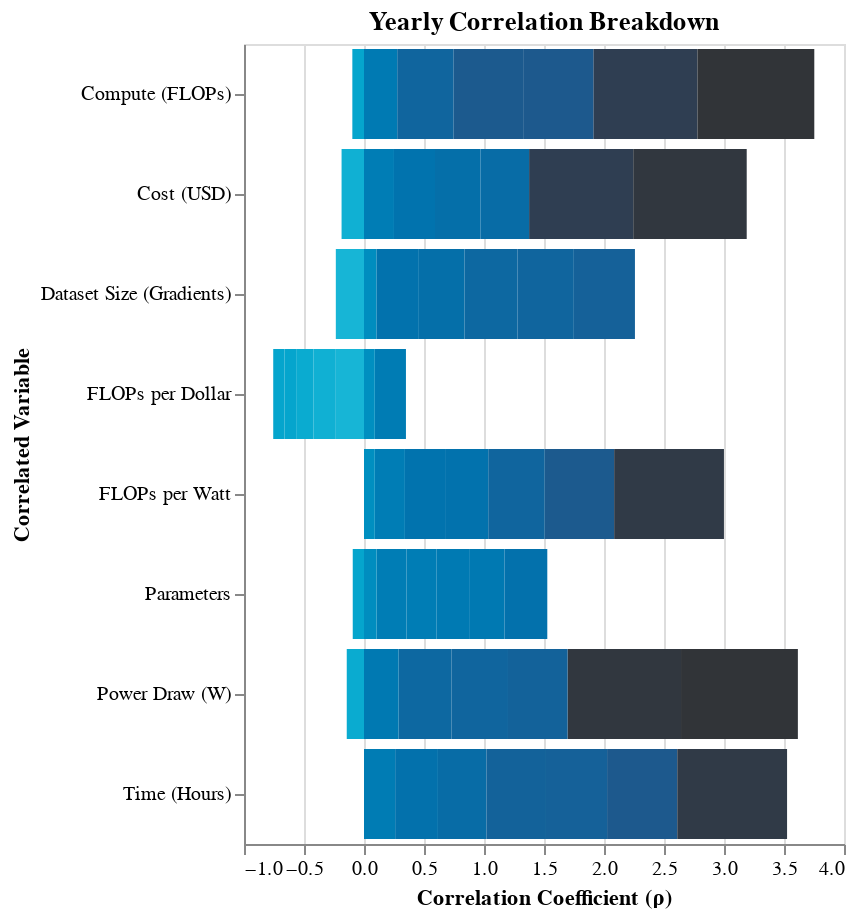

Notebook code cell kept with this figure:
### Code cell
static_variable_order = [
    'Compute (FLOPs)',
    'Cost (USD)',
    'Dataset Size (Gradients)',
    'FLOPs per Dollar',
    'FLOPs per Watt',
    'Parameters',
    'Power Draw (W)',
    'Time (Hours)'
]

bar = alt.Chart(df_corr_all).transform_filter(
    alt.datum.year == year_param
).transform_filter(
    alt.datum.var1 != alt.datum.var2
).mark_bar().encode(
    x=alt.X('corr:Q', title='Correlation Coefficient (ρ)'),
    y=alt.Y('var2:N', title='Correlated Variable', sort=static_variable_order),
    color=alt.Color('corr:Q', scale=alt.Scale(domain=[-1, 1], scheme='darkblue', reverse=True), legend=None),
    tooltip=[
        alt.Tooltip('var1:N', title='Focus Variable'),
        alt.Tooltip('var2:N', title='Correlates With'),
        alt.Tooltip('corr:Q', format='.2f', title='Correlation (ρ)')
    ]
).properties(
    width = 300,
    height = 400,
    title='Yearly Correlation Breakdown'
).add_params(year_param)

bar

### Figure 1 — Vega-Lite specification as saved in the notebook (floating-point values rounded to 4 significant figures; data arrays with more than 128 entries replaced by an {"elided": "..."} marker saying what was removed)
{"config": {"view": {"continuousWidth": 300, "continuousHeight": 300}}, "data": {"name": "data-4a1428667388983c3538f238f78ad3e2"}, "mark": {"type": "bar"}, "encoding": {"color": {"field": "corr", "legend": null, "scale": {"domain": [-1, 1], "reverse": true, "scheme": "darkblue"}, "type": "quantitative"}, "tooltip": [{"field": "var1", "title": "Focus Variable", "type": "nominal"}, {"field": "var2", "title": "Correlates With", "type": "nominal"}, {"field": "corr", "format": ".2f", "title": "Correlation (ρ)", "type": "quantitative"}], "x": {"field": "corr", "title": "Correlation Coefficient (ρ)", "type": "quantitative"}, "y": {"field": "var2", "sort": ["Compute (FLOPs)", "Cost (USD)", "Dataset Size (Gradients)", "FLOPs per Dollar", "FLOPs per Watt", "Parameters", "Power Draw (W)", "Time (Hours)"], "title": "Correlated Variable", "type": "nominal"}}, "height": 400, "params": [{"name": "selected_year", "bind": {"input": "range", "max": 2023.0, "min": 2018.0, "name": "Year:", "step": 1}, "value": 2021.0}], "title": "Yearly Correlation Breakdown", "transform": [{"filter": "(datum.year === selected_year)"}, {"filter": "(datum.var1 !== datum.var2)"}], "width": 300, "$schema": "https://vega.github.io/schema/vega-lite/v5.20.1.json", "datasets": {"data-4a1428667388983c3538f238f78ad3e2": {"elided": "576 records"}}}
